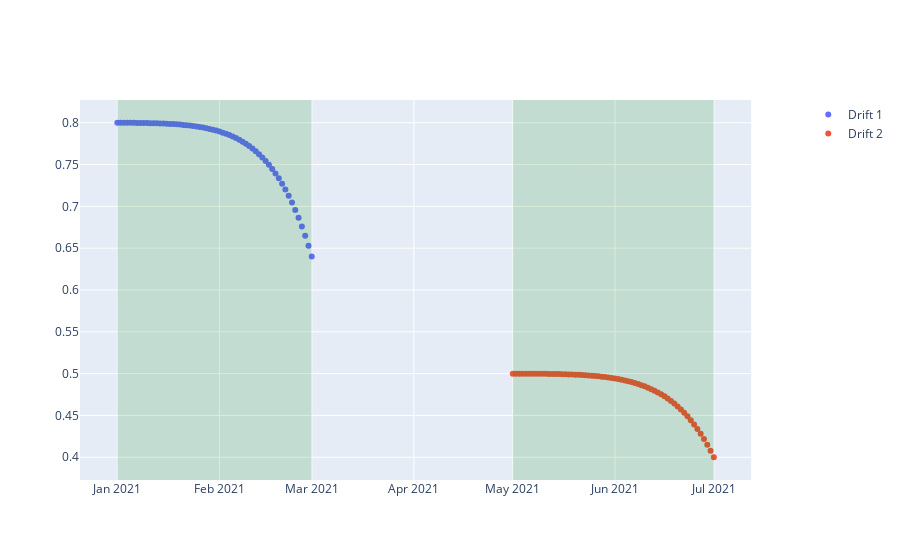

Source (notebook cell):
### Code cell
trace1 = go.Scatter(
    x=df_temp.index,
    y=df_temp["rendement"],
    name='Drift 1',
    mode="markers",
    yaxis='y1'
)

trace2 = go.Scatter(
    x=df_temp2.index,
    y=df_temp2["rendement"],
    name='Drift 2',
    mode="markers",
    yaxis='y1'
)
fig = make_subplots(specs=[[{"secondary_y": True}]])
fig.add_trace(trace1)
fig.add_trace(trace2,secondary_y=False)
for idx_plot in range(len(list_index)):
    fig.add_vrect(x0=list_index[idx_plot][0], x1=list_index[idx_plot][-1],fillcolor="green", opacity=0.15, line_width=0)
fig.show()
